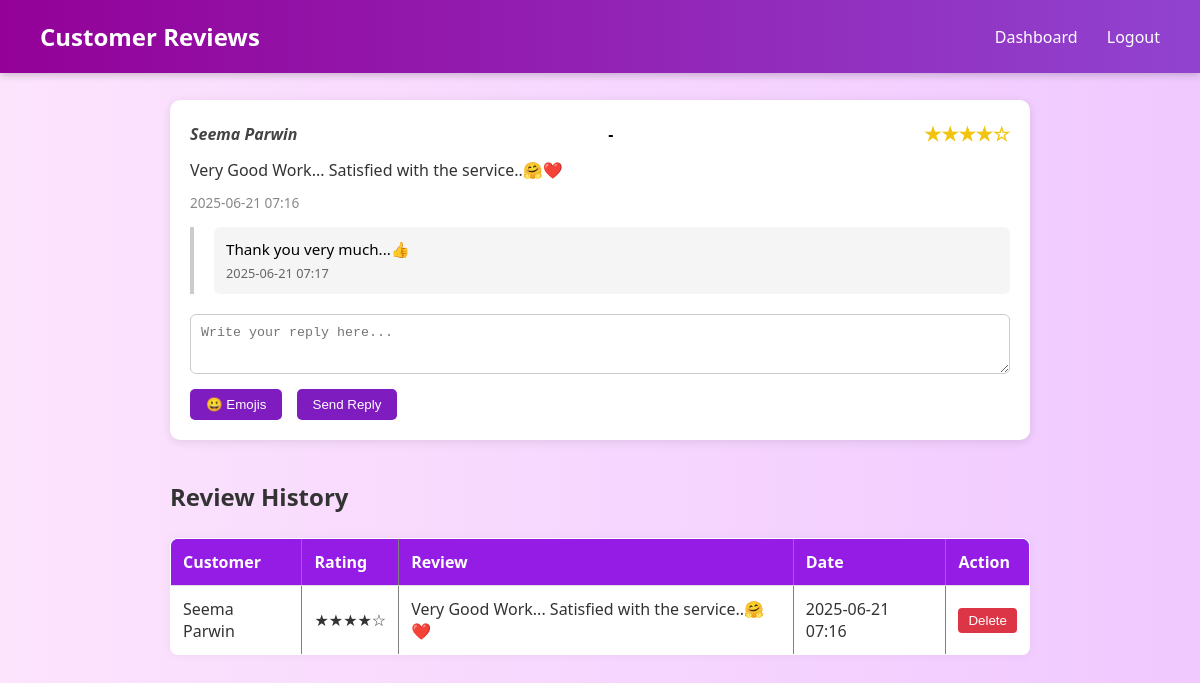
Page /WorkerReviews.php (signed in) on the committed database.
### tables this page shows
CREATE TABLE `reviews` (
  `review_id` int(11) NOT NULL,
  `worker_id` int(11) NOT NULL,
  `customer_id` int(11) NOT NULL,
  `rating` decimal(2,1) NOT NULL CHECK (`rating` >= 0 and `rating` <= 5),
  `review_text` text DEFAULT NULL,
  `review_date` datetime DEFAULT current_timestamp(),
  `reply` text DEFAULT NULL,
  `customer_reply` text DEFAULT NULL
);

CREATE TABLE `customers` (
  `customer_id` int(11) NOT NULL,
  `name` varchar(100) NOT NULL,
  `email` varchar(100) NOT NULL,
  `phone` varchar(15) NOT NULL,
  `password` varchar(255) NOT NULL,
  `address` text NOT NULL,
  `profile_picture` varchar(255) DEFAULT 'default.png',
  `created_at` timestamp NOT NULL DEFAULT current_timestamp(),
  `status` enum('active','inactive') DEFAULT 'active'
);

CREATE TABLE `review_replies` (
  `reply_id` int(11) NOT NULL,
  `review_id` int(11) NOT NULL,
  `worker_id` int(11) NOT NULL,
  `reply_text` text NOT NULL,
  `reply_date` datetime DEFAULT current_timestamp()
);

### WorkerReviews.php (the view, shortened to what this page needs)
<?php
$servername = "localhost";
$username = "root";
$password = "";
$dbname = "home_service_db";
$conn = new mysqli($servername, $username, $password, $dbname);
$worker_id = $_SESSION['worker_id'];
$query = "
SELECT r.review_id, r.rating, r.review_text, r.review_date,
       c.name AS customer_name,
       rr.reply_id, rr.reply_text, rr.reply_date
FROM reviews r
JOIN customers c ON r.customer_id = c.customer_id
LEFT JOIN review_replies rr ON rr.review_id = r.review_id AND rr.worker_id = ?
WHERE r.worker_id = ?
ORDER BY r.review_date DESC, rr.reply_date ASC
";
$stmt = $conn->prepare($query);
$stmt->bind_param("ii", $worker_id, $worker_id);
$stmt->execute();
$result = $stmt->get_result();
$reviews = [];
while ($row = $result->fetch_assoc()) {
    $rid = $row['review_id'];
    if (!isset($reviews[$rid])) {
        $reviews[$rid] = [
            'review_id' => $rid,
            'rating' => $row['rating'],
            'review_text' => $row['review_text'],
            'review_date' => $row['review_date'],
            'customer_name' => $row['customer_name'],
            'replies' => []
        ];
    }
    if ($row['reply_id']) {
        $reviews[$rid]['replies'][] = [
            'reply_id' => $row['reply_id'],
            'reply_text' => $row['reply_text'],
            'reply_date' => $row['reply_date']
        ];
    }
}
?>
<!DOCTYPE html>
<html lang="en">
<head>
</head>
<body>
<header>
<h1>Customer Reviews</h1>
  <nav>
    <a href="WorkerDashboard1.php">Dashboard</a>
    <a href="WorkerLogout.php">Logout</a>
  </nav>
</header>
<div class="container">
<?php if (empty($reviews)): ?>
  <p>No reviews found.</p>
<?php else: ?>
  <?php foreach ($reviews as $review): ?>
    <div class="review-card">
      <div class="review-header">
        <span class="customer-name"><?= htmlspecialchars($review['customer_name']) ?></span>
        - <span class="rating-stars"><?= str_repeat('★', floor($review['rating'])) . str_repeat('☆', 5 - floor($review['rating'])) ?></span>
      </div>
      <div class="review-text"><?= nl2br(htmlspecialchars($review['review_text'])) ?></div>
      <div class="review-date"><?= date("Y-m-d H:i", strtotime($review['review_date'])) ?></div>
      <div class="replies">
        <?php if ($review['replies']): ?>
          <?php foreach ($review['replies'] as $reply): ?>
            <div class="reply">
              <?= nl2br(htmlspecialchars($reply['reply_text'])) ?>
              <div class="reply-date"><?= date("Y-m-d H:i", strtotime($reply['reply_date'])) ?></div>
            </div>
          <?php endforeach; ?>
        <?php endif; ?>
      </div>
      <form method="POST" class="reply-form">
        <textarea name="reply_text" placeholder="Write your reply here..." required></textarea>
        <button type="button" class="emoji-toggle-btn">😀 Emojis</button>
        <button type="submit">Send Reply</button>
      </form>
    </div>
  <?php endforeach; ?>
<?php endif; ?>
<h2>Review History</h2>
<?php if (empty($reviews)): ?>
  <p>No review history found.</p>
<?php else: ?>
  <table border="1" cellpadding="8" cellspacing="0" style="width:100%; border-collapse: collapse; margin-bottom: 30px;">
    <thead>
      <tr style="background: #007bff; color: white;">
        <th>Customer</th>
        <th>Rating</th>
        <th>Review</th>
        <th>Date</th>
        <th>Action</th>
      </tr>
    </thead>
    <tbody>
    <?php foreach ($reviews as $review): ?>
      <tr>
        <td><?= htmlspecialchars($review['customer_name']) ?></td>
        <td><?= str_repeat('★', floor($review['rating'])) . str_repeat('☆', 5 - floor($review['rating'])) ?></td>
        <td><?= nl2br(htmlspecialchars($review['review_text'])) ?></td>
        <td><?= date("Y-m-d H:i", strtotime($review['review_date'])) ?></td>
        <td>
          <form method="POST" onsubmit="return confirm('Are you sure you want to delete this review?');" style="display:inline;">
            <button type="submit" style="background:#dc3545; color:#fff; border:none; padding:5px 10px; border-radius:4px; cursor:pointer;">Delete</button>
          </form>
        </td>
      </tr>
    <?php endforeach; ?>
    </tbody>
  </table>
<?php endif; ?>
    </div>
</body>
</html>

### WorkerReviews.php (style rules this page uses)
* { margin: 0; padding: 0; box-sizing: border-box; }
body { font-family: 'Segoe UI', Tahoma, Geneva, Verdana, sans-serif; background: linear-gradient(to right,rgb(253, 228, 253),rgb(240, 201, 255)); padding-top: 80px; }
header { position: fixed; top: 0; left: 0; width: 100%; background: linear-gradient(90deg,rgb(147, 1, 152),rgb(145, 67, 208)); color: #fff; padding: 20px 40px; display: flex; justify-content: space-between; align-items: center; z-index: 1000; animation: slideDown 0.5s ease forwards; box-shadow: 0 2px 8px rgba(0, 0, 0, 0.2); }
header h1 { font-size: 1.5rem; color: #fff; }
nav a { margin-left: 25px; text-decoration: none; color: #fff; font-weight: 500; position: relative; transition: color 0.3s ease; }
nav a::after { content: ''; position: absolute; bottom: -5px; left: 0; width: 0; height: 2px; background: #fff; transition: width 0.3s ease; }
.container { max-width: 900px; margin: auto; padding: 20px; }
h2 { margin-top: 40px; color: #333; }
.review-card { background: #fff; padding: 20px; margin-bottom: 25px; border-radius: 10px; box-shadow: 0 2px 10px rgba(0,0,0,0.1); transition: transform 0.3s ease; }
.review-header { display: flex; justify-content: space-between; align-items: center; font-weight: bold; margin-bottom: 8px; }
.customer-name { font-style: italic; color: #444; }
.rating-stars { color: #f1c40f; font-size: 1.2rem; }
.review-text { margin: 12px 0; color: #333; }
.review-date { font-size: 0.85rem; color: #888; }
.replies { margin-top: 15px; padding-left: 20px; border-left: 4px solid #ccc; }
.reply { background: #f5f5f5; padding: 12px; border-radius: 6px; margin-bottom: 10px; font-size: 0.95rem; }
.reply-date { font-size: 0.8rem; color: #666; margin-top: 5px; }
form.reply-form textarea { width: 100%; min-height: 60px; padding: 10px; border-radius: 6px; border: 1px solid #ccc; margin-top: 10px; resize: vertical; }
form.reply-form button { margin-top: 10px; padding: 8px 16px; border: none; background:rgb(126, 28, 191); color: white; border-radius: 5px; cursor: pointer; }
.emoji-toggle-btn { background: #eee; border: 1px solid #bbb; border-radius: 4px; cursor: pointer; padding: 5px 10px; margin-top: 10px; margin-right: 10px; }
table { width: 100%; border-collapse: collapse; margin-top: 25px; background: #fff; border-radius: 8px; overflow: hidden; box-shadow: 0 0 10px rgba(0,0,0,0.05); }
th, td { padding: 12px; text-align: left; border-bottom: 1px solid #ddd; }
th { background:rgb(149, 28, 229); color: #fff; }
td { color: #333; }
table button { background: #dc3545; color: #fff; border: none; padding: 6px 12px; border-radius: 4px; cursor: pointer; }

### rows in the picture
reviews: customer.name "Seema Parwin", rating "★★★★", rating "☆", review_text "Very Good Work... Satisfied with the service..🤗❤️", review_date "2025-06-21 07:16", review_replies.reply_text "Thank you very much...👍", review_replies.reply_date "2025-06-21 07:17"
